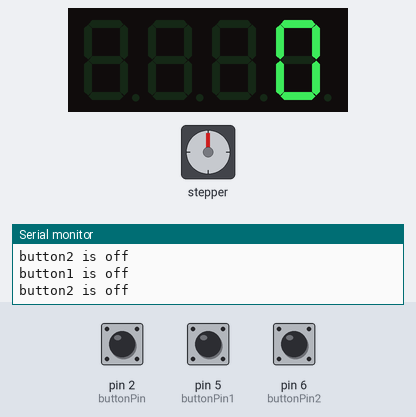
A sketch run on a simulated Arduino Uno, built with avr-gcc and run on an emulated ATmega328P. Shown: stepper motor, 4-digit seven-segment display, the last lines printed to the serial monitor. Wiring (inferred from the names in the program): stepper motor (2048 steps per turn assumed): coils pin 9, pin 10, pin 11, pin 12. The inputs (shaded band) are chosen by the test bench; at power-on: pin 5 (buttonPin1) LOW, pin 2 (buttonPin) LOW, pin 6 (buttonPin2) LOW.

Above: at 1.8 s.
1.9 s: pin 5 (buttonPin1) pulled HIGH for 0.65 s
At 2.55 s:
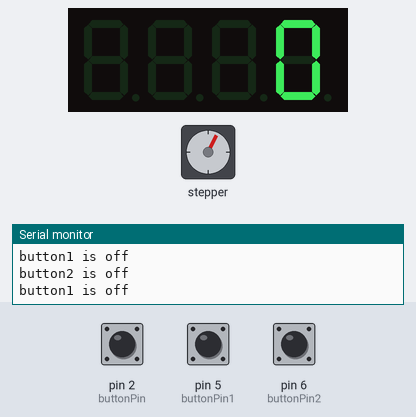
At 3.15 s:
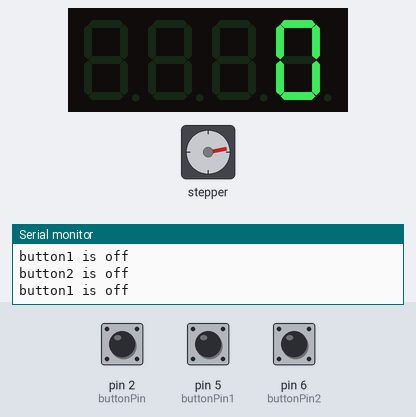
4.8 s: pin 2 (buttonPin) pulled HIGH for 3.2 s
At 7.21 s:
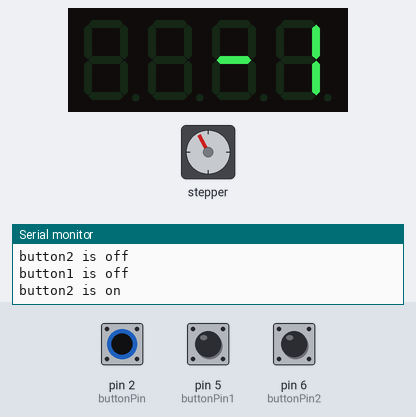
9.5 s: pin 2 (buttonPin) pulled HIGH for 3.2 s
14.2 s: pin 6 (buttonPin2) pulled HIGH for 3.2 s
18.9 s: pin 5 (buttonPin1) pulled HIGH for 3.2 s
23.6 s: pin 5 (buttonPin1) pulled HIGH for 3.2 s
At 30.6 s:
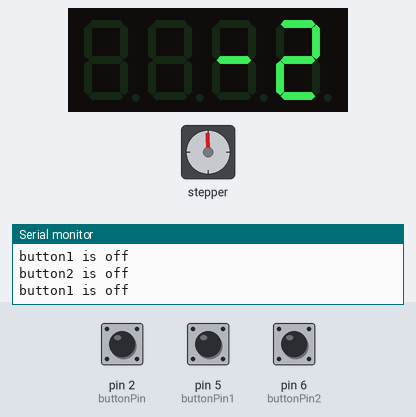
Timing chart, 0 to 30.9 s (numbered marks = the images above; inputs shaded):
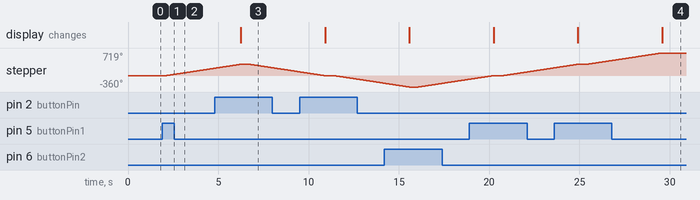

The sketch:

Reset_All_To_Zero.ino
```cpp
// Include the library
#include <TM1637Display.h>
//Written By Nikodem Bartnik - nikodembartnik.pl
#define STEPPER_PIN_1 9
#define STEPPER_PIN_2 10
#define STEPPER_PIN_3 11
#define STEPPER_PIN_4 12
int step_number = 0;
const int buttonPin = 2;  // the number of the pushbutton pin
// variables will change:
const int buttonPin1 = 5;  // the number of the pushbutton pin
// variables will change:
const int buttonPin2 = 6;  // the number of the pushbutton pin
// variables will change:
int buttonState = 0;  // variable for reading the pushbutton status
int buttonState1 = 0;  // variable for reading the pushbutton status
int buttonState2 = 0;  // variable for reading the pushbutton status

// Define the connections pins
#define CLK 3
#define DIO 4

// Create a display object of type TM1637Display
TM1637Display display = TM1637Display(CLK, DIO);

// Create an array that turns all segments ON
const uint8_t allON[] = {0xff, 0xff, 0xff, 0xff};

// Create an array that turns all segments OFF
const uint8_t allOFF[] = {0x00, 0x00, 0x00, 0x00};

// Create an array that sets individual segments per digit to display the word "dOnE"
const uint8_t done[] = {
  SEG_B | SEG_C | SEG_D | SEG_E | SEG_G,           // d
  SEG_A | SEG_B | SEG_C | SEG_D | SEG_E | SEG_F,   // O
  SEG_C | SEG_E | SEG_G,                           // n
  SEG_A | SEG_D | SEG_E | SEG_F | SEG_G            // E
};

// Create degree celsius symbol
const uint8_t celsius[] = {
  SEG_A | SEG_B | SEG_F | SEG_G,  // Degree symbol
  SEG_A | SEG_D | SEG_E | SEG_F   // C
};

void setup() {
 pinMode(STEPPER_PIN_1, OUTPUT);
 pinMode(STEPPER_PIN_2, OUTPUT);
 pinMode(STEPPER_PIN_3, OUTPUT);
 pinMode(STEPPER_PIN_4, OUTPUT);
 Serial.begin(9600);
 pinMode(buttonPin, INPUT);
 pinMode(buttonPin1, INPUT);
 pinMode(buttonPin2, INPUT);

}
	int i=0;
void loop() {
  // read the state of the pushbutton value:
  buttonState = digitalRead(buttonPin);
  buttonState1 = digitalRead(buttonPin1);
  buttonState2 = digitalRead(buttonPin2);
	// Set the brightness to 5 (0=dimmest 7=brightest)
	display.setBrightness(5);
	// Set all segments ON
//	display.setSegments(allON);

	//delay(2000);
	//display.clear();

   if (buttonState == HIGH) {
    for (int a= 0; a< 2048; a++){
      OneStep(false);
      delay(2);
    }
    Serial.print("button1 is on");
    Serial.print('\n');
    i=i+1;
   // display.showNumberDec(i);
    //delay(1000);
  }else {
    //for (int a= 0; a< 2048; a++){
     //OneStep(true);
     //delay(2);
   //}

    Serial.print("button1 is off");
    Serial.print('\n');
  }
   if (buttonState1 == HIGH) {
    for (int a= 0; a< 2048; a++){
      OneStep(true);
      delay(2);
    }
    Serial.print("button2 is on");
    Serial.print('\n');
    i=i-1;
   // display.showNumberDec(i);
   // delay(1000);
  }else {
    //for (int a= 0; a< 2048; a++){
     //OneStep(true);
     //delay(2);
   //}

    Serial.print("button2 is off");
    Serial.print('\n');
  }
     if (buttonState2 == HIGH) {
       for (int j=0 ; j<i;j++){
         for (int a= 0; a< 2048; a++){
         OneStep(true);
         delay(2);
        }
       }
       i=0;
  }
    display.showNumberDec(i);
    delay(500);

}
void OneStep(bool dir){
    if(dir){
switch(step_number){
  case 0:
  digitalWrite(STEPPER_PIN_1, HIGH);
  digitalWrite(STEPPER_PIN_2, LOW);
  digitalWrite(STEPPER_PIN_3, LOW);
  digitalWrite(STEPPER_PIN_4, LOW);
  break;
  case 1:
  digitalWrite(STEPPER_PIN_1, LOW);
  digitalWrite(STEPPER_PIN_2, HIGH);
  digitalWrite(STEPPER_PIN_3, LOW);
  digitalWrite(STEPPER_PIN_4, LOW);
  break;
  case 2:
  digitalWrite(STEPPER_PIN_1, LOW);
  digitalWrite(STEPPER_PIN_2, LOW);
  digitalWrite(STEPPER_PIN_3, HIGH);
  digitalWrite(STEPPER_PIN_4, LOW);
  break;
  case 3:
  digitalWrite(STEPPER_PIN_1, LOW);
  digitalWrite(STEPPER_PIN_2, LOW);
  digitalWrite(STEPPER_PIN_3, LOW);
  digitalWrite(STEPPER_PIN_4, HIGH);
  break;
}
  }else{
    switch(step_number){
  case 0:
  digitalWrite(STEPPER_PIN_1, LOW);
  digitalWrite(STEPPER_PIN_2, LOW);
  digitalWrite(STEPPER_PIN_3, LOW);
  digitalWrite(STEPPER_PIN_4, HIGH);
  break;
  case 1:
  digitalWrite(STEPPER_PIN_1, LOW);
  digitalWrite(STEPPER_PIN_2, LOW);
  digitalWrite(STEPPER_PIN_3, HIGH);
  digitalWrite(STEPPER_PIN_4, LOW);
  break;
  case 2:
  digitalWrite(STEPPER_PIN_1, LOW);
  digitalWrite(STEPPER_PIN_2, HIGH);
  digitalWrite(STEPPER_PIN_3, LOW);
  digitalWrite(STEPPER_PIN_4, LOW);
  break;
  case 3:
  digitalWrite(STEPPER_PIN_1, HIGH);
  digitalWrite(STEPPER_PIN_2, LOW);
  digitalWrite(STEPPER_PIN_3, LOW);
  digitalWrite(STEPPER_PIN_4, LOW);
}
  }
step_number++;
  if(step_number > 3){
    step_number = 0;
  }
}
```

Measured:
- after the input at 1.9 s, stepper: keeps turning clockwise at about 87°/s, starting after 0.20 s
- after the input at 23.6 s, the display: first differs from a run without the input after 6.0 s (image 4)
